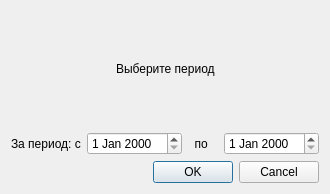
<?xml version="1.0" encoding="UTF-8"?>
<ui version="4.0">
 <class>inputDate</class>
 <widget class="QDialog" name="inputDate">
  <property name="geometry">
   <rect>
    <x>0</x>
    <y>0</y>
    <width>307</width>
    <height>194</height>
   </rect>
  </property>
  <property name="windowTitle">
   <string>Dialog</string>
  </property>
  <layout class="QVBoxLayout" name="verticalLayout">
   <item>
    <layout class="QHBoxLayout" name="horizontalLayout">
     <item>
      <spacer name="horizontalSpacer">
       <property name="orientation">
        <enum>Qt::Horizontal</enum>
       </property>
       <property name="sizeHint" stdset="0">
        <size>
         <width>40</width>
         <height>20</height>
        </size>
       </property>
      </spacer>
     </item>
     <item>
      <widget class="QLabel" name="label">
       <property name="text">
        <string>Выберите период</string>
       </property>
      </widget>
     </item>
     <item>
      <spacer name="horizontalSpacer_2">
       <property name="orientation">
        <enum>Qt::Horizontal</enum>
       </property>
       <property name="sizeHint" stdset="0">
        <size>
         <width>40</width>
         <height>20</height>
        </size>
       </property>
      </spacer>
     </item>
    </layout>
   </item>
   <item>
    <layout class="QHBoxLayout" name="horizontalLayout_3">
     <item>
      <spacer name="horizontalSpacer_5">
       <property name="orientation">
        <enum>Qt::Horizontal</enum>
       </property>
       <property name="sizeHint" stdset="0">
        <size>
         <width>40</width>
         <height>20</height>
        </size>
       </property>
      </spacer>
     </item>
     <item>
      <widget class="QLabel" name="label_3">
       <property name="text">
        <string>За период: с</string>
       </property>
      </widget>
     </item>
     <item>
      <widget class="QDateEdit" name="startDate"/>
     </item>
     <item>
      <widget class="QLabel" name="label_4">
       <property name="text">
        <string>  по   </string>
       </property>
      </widget>
     </item>
     <item>
      <widget class="QDateEdit" name="fineDate"/>
     </item>
     <item>
      <spacer name="horizontalSpacer_6">
       <property name="orientation">
        <enum>Qt::Horizontal</enum>
       </property>
       <property name="sizeHint" stdset="0">
        <size>
         <width>40</width>
         <height>20</height>
        </size>
       </property>
      </spacer>
     </item>
    </layout>
   </item>
   <item>
    <widget class="QDialogButtonBox" name="buttonBox">
     <property name="orientation">
      <enum>Qt::Horizontal</enum>
     </property>
     <property name="standardButtons">
      <set>QDialogButtonBox::Cancel|QDialogButtonBox::Ok</set>
     </property>
    </widget>
   </item>
  </layout>
 </widget>
 <resources/>
 <connections>
  <connection>
   <sender>buttonBox</sender>
   <signal>accepted()</signal>
   <receiver>inputDate</receiver>
   <slot>accept()</slot>
   <hints>
    <hint type="sourcelabel">
     <x>248</x>
     <y>254</y>
    </hint>
    <hint type="destinationlabel">
     <x>157</x>
     <y>274</y>
    </hint>
   </hints>
  </connection>
  <connection>
   <sender>buttonBox</sender>
   <signal>rejected()</signal>
   <receiver>inputDate</receiver>
   <slot>reject()</slot>
   <hints>
    <hint type="sourcelabel">
     <x>316</x>
     <y>260</y>
    </hint>
    <hint type="destinationlabel">
     <x>286</x>
     <y>274</y>
    </hint>
   </hints>
  </connection>
 </connections>
</ui>
